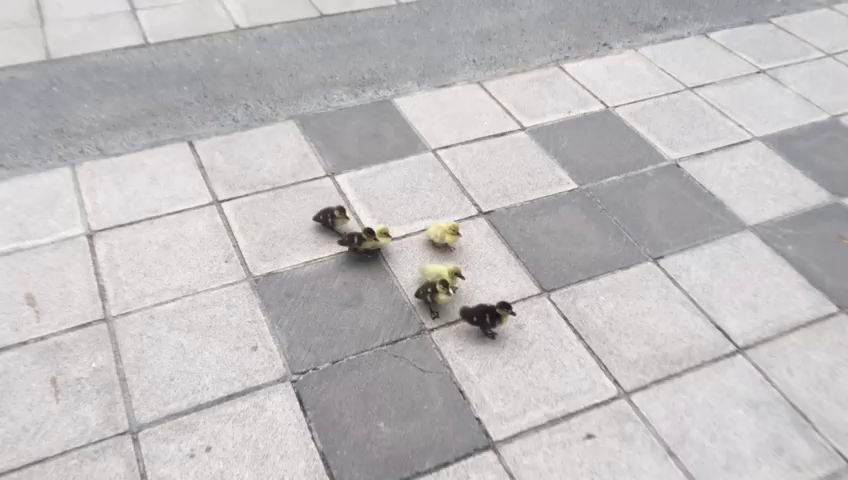
#> input picture computer-vision/duckTracking/calibration/calibration_2/img0.png, 848 x 480 px
$ python -i circleDetection.py   (imports and definitions only)
#> lines starting #> are read from the running program, lines starting #| are printed output that depends on the picture; after the words box and inside, x2 and y2 are one past the last pixel; in counts of white or black regions, pixels touching at a corner belong together
#> further down, picture is the input picture: shape (480, 848, 3); mean B, G, R 191.2, 190, 193.3
import cv2
import numpy as np


def blue_segmentation(frame, hsv_treshold=[(0, 0, 0), (140, 255, 255)]):
    hsv = cv2.cvtColor(frame, cv2.COLOR_BGR2HSV)
#> hsv: shape (480, 848, 3); mean H, S, V 94.3, 7.1, 194.3
    mask = cv2.inRange(hsv, hsv_treshold[0], hsv_treshold[1])
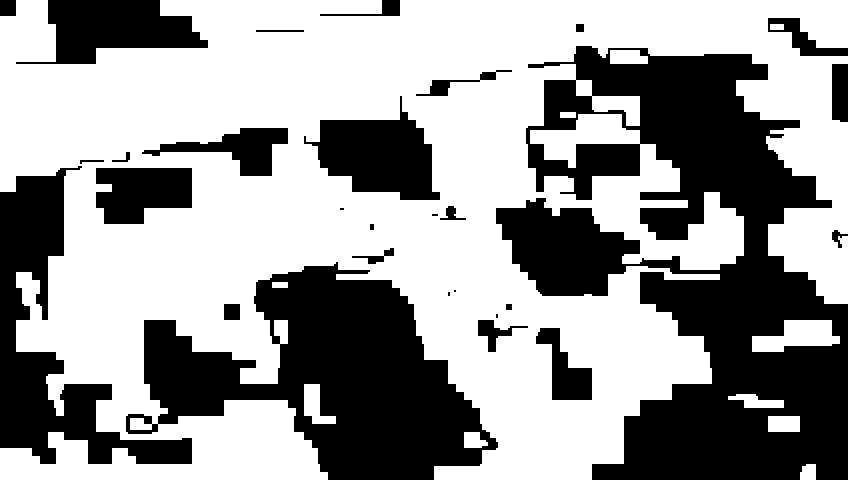
#> mask: shape (480, 848); 60.2% white; 29 black regions (5 under 20 px), largest, box (x1, y1, x2, y2) and area: (496, 46, 848, 480) 75924, (126, 262, 498, 480) 39548, (0, 166, 192, 464) 17820
    blue = cv2.bitwise_and(frame, frame, mask=mask)
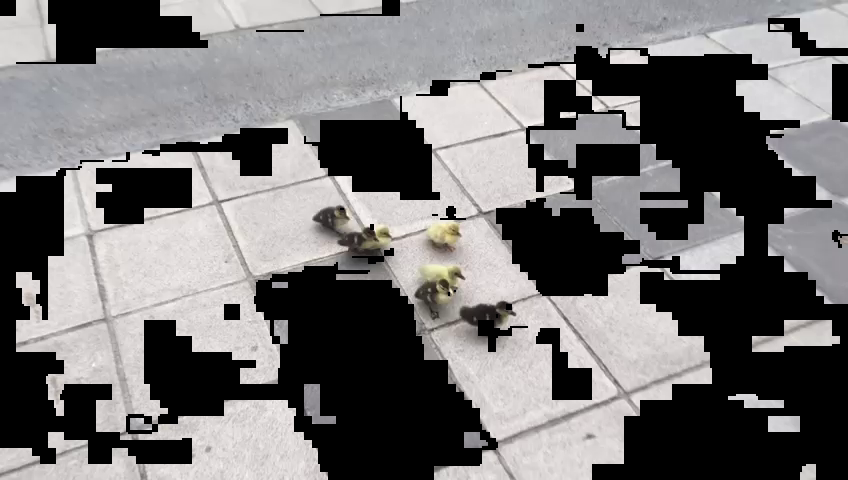
#> blue: shape (480, 848, 3); mean B, G, R 114.2, 113.9, 115.8
    return blue

def binary_conversion(frame):
    gray = cv2.cvtColor(frame, cv2.COLOR_BGR2GRAY)
    _, binary_image = cv2.threshold(gray, 5, 255, cv2.THRESH_BINARY)
    # make binary image to 3 channels
    binary_image = cv2.merge((binary_image, binary_image, binary_image))
    return binary_image

def get_circles(frame):
    frame = cv2.GaussianBlur(frame, (9, 9), 2)
    # binary to gray
    frame = cv2.cvtColor(frame, cv2.COLOR_BGR2GRAY)
    circles = cv2.HoughCircles(frame, cv2.HOUGH_GRADIENT, 1.3, 50, param1=250, param2=100, minRadius=5, maxRadius=0)
    try:
        circles = np.uint16(np.around(circles))
        for i in circles[0,:]:
            # draw the outer circle
            cv2.circle(frame,(i[0],i[1]),i[2],(0,255,0),2)
            # draw the center of the circle
            cv2.circle(frame,(i[0],i[1]),2,(0,0,255),3)
    except:
        pass
    return frame, circles

# [30 lines not run here, left out]

>>> import cv2
>>> picture = cv2.imread('../duckTracking/calibration/calibration_2/img0.png')
>>> result = blue_segmentation(picture)
